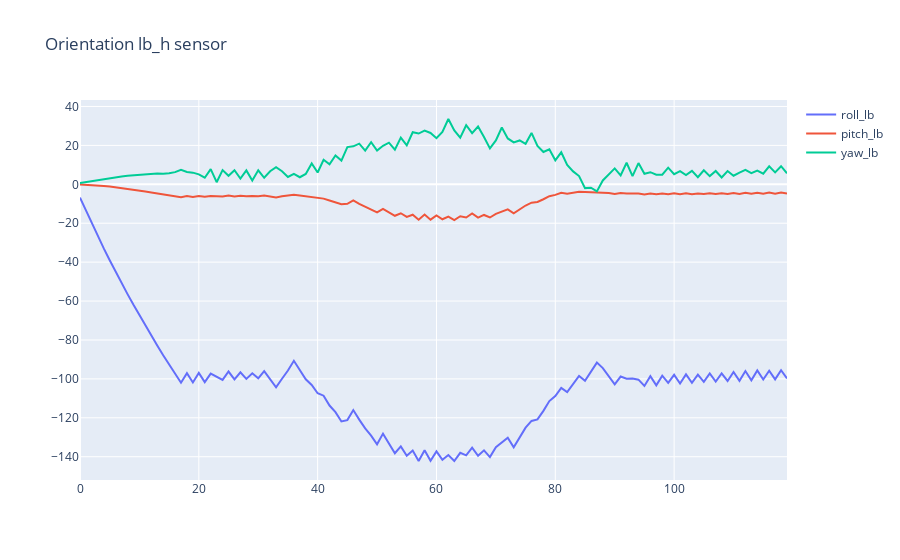

Source (notebook cell):
### Code cell
test_plot_r = pd.read_csv('D:/Thesis/dataset/lifting_orientation_3_0.csv')
test_plot = test_plot_r

def preprocessing_dataset(dataset):
    df = dataset.drop(columns = "Unnamed: 0")
    df.columns = ["roll_bt","pitch_bt","yaw_bt",
                  "roll_bb","pitch_bb","yaw_bb",
                  "roll_lt","pitch_lt","yaw_lt",
                  "roll_lb","pitch_lb","yaw_lb",
                  "roll_rt","pitch_rt","yaw_rt",
                  "roll_rb","pitch_rb","yaw_rb"
                 ]
    return df
test_plot_1 = preprocessing_dataset(test_plot)


bt_h = ["roll_bt","pitch_bt","yaw_bt"]
bb_h = ["roll_bb","pitch_bb","yaw_bb"]
lt_h = [ "roll_lt","pitch_lt","yaw_lt"]
lb_h = ["roll_lb","pitch_lb","yaw_lb"]
rt_h =["roll_rt","pitch_rt","yaw_rt"]
rb_h = [ "roll_rb","pitch_rb","yaw_rb"]
                 
name_sensor_plot = 'lb_h'

orientation_bt_test= test_plot_1[bt_h]
orientation_bb_test= test_plot_1[bb_h]
orientation_lt_test= test_plot_1[lt_h]
orientation_lb_test= test_plot_1[lb_h]
orientation_rt_test= test_plot_1[rt_h]
orientation_rb_test= test_plot_1[rb_h]

show_plot(orientation_lb_test,f'Orientation {name_sensor_plot} sensor')


# plt.figure
# plt.plot(orientation_lb_test.index, orientation_lb_test["roll_lb"], 'b', alpha=0.75)
# plt.plot(orientation_lb_test.index, frame['pitch'], 'r', orientation_lb_test.index,  orientation_lb_test["yaw_lb"], 'g')
# plt.legend(('roll', 'pitch', 'yaw'), loc='best')
# plt.grid(True)
# plt.show()
